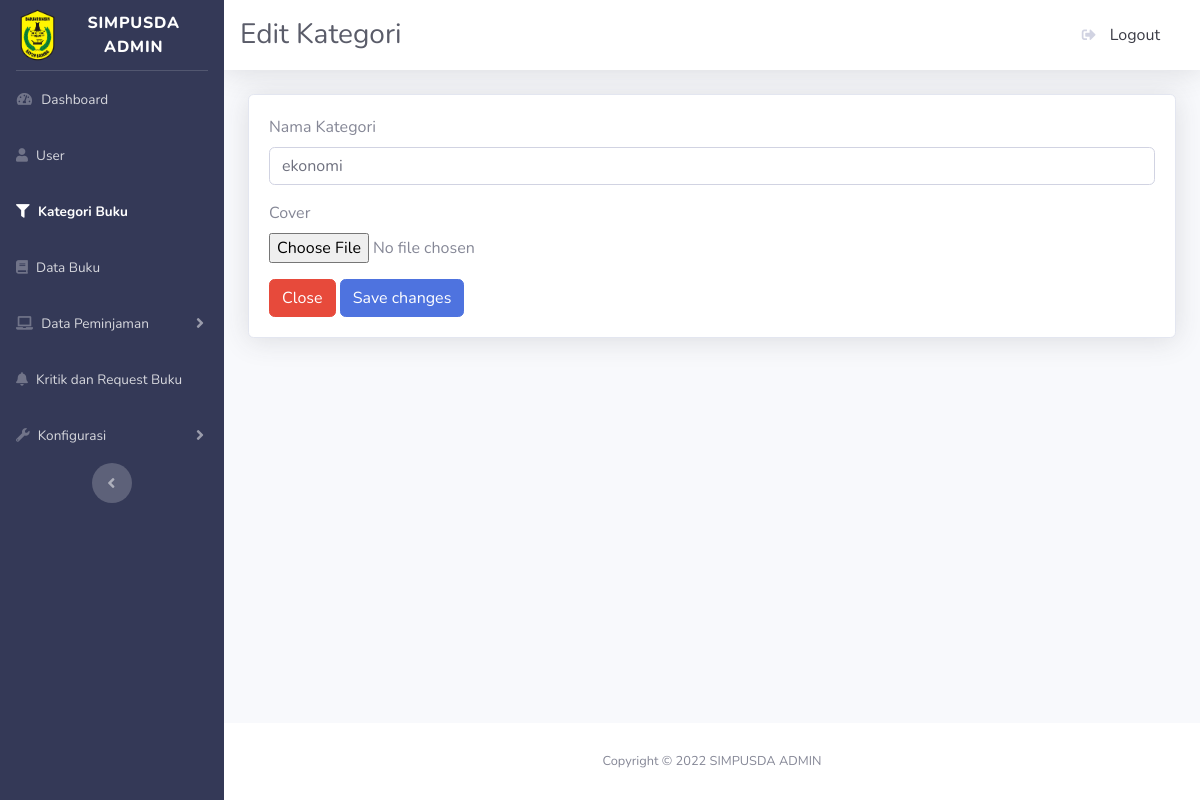
Before: /admin/editkategori.php?id=6 with the older database file.
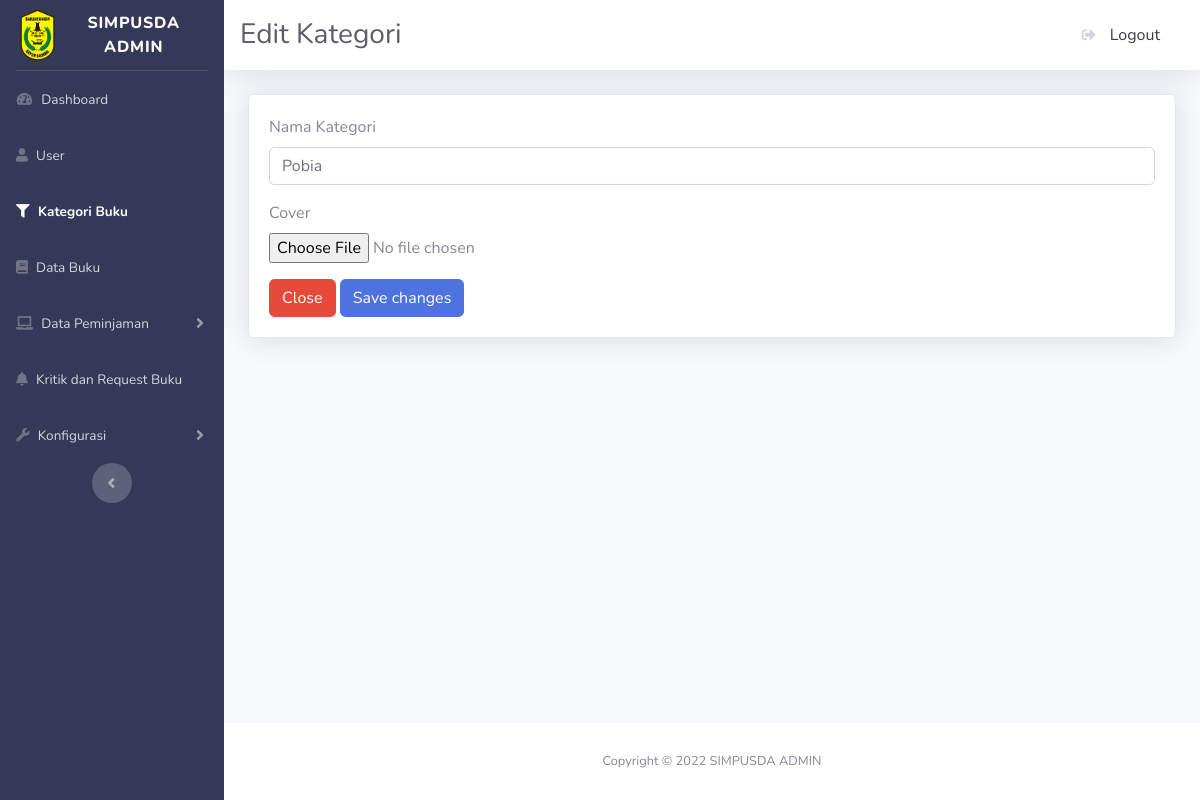
After: the same page with the newer database file.
### tables this page shows
CREATE TABLE `m_kategori` (
  `id` int(10) UNSIGNED NOT NULL,
  `nama_kategori` varchar(25) NOT NULL,
  `foto` varchar(255) NOT NULL
);

### admin/editkategori.php (the view, shortened to what the changed rows need)
<?php
include_once("config.php");
?>
<?php
$id = $_GET['id'];
$result = mysqli_query($mysqli, "SELECT * FROM m_kategori WHERE id=$id");
while($user_data = mysqli_fetch_array($result))
{
    $nama_kategori = $user_data['nama_kategori'];
}
?>
<!DOCTYPE html>
<html lang="en">
<head>
    <link href="vendor/fontawesome-free/css/all.min.css" rel="stylesheet" type="text/css">
    <link href="css/sb-admin-2.min.css" rel="stylesheet">
    <link href="vendor/datatables/dataTables.bootstrap4.min.css" rel="stylesheet">
</head>
<body id="page-top">
    <div id="wrapper">
        <div id="content-wrapper" class="d-flex flex-column">
            <div id="content">
                <div class="container-fluid">
                    <div class="card shadow mb-4">
                        <div class="card-body">
                        <form action="" method="POST" name="form1">
                                <div class='form-group'>
                                <label for='exampleFormControlInput1'>Nama Kategori</label>
                                <input type='text' class='form-control' id='exampleFormControlInput1' name="nama_kategori" value="<?php echo $nama_kategori;?>">
                                </div>
                            </form>
                        </div>
                    </div>
                </div>
            </div>
        </div>
    </div>
</body>
</html>

Changed rows visible on the page:
changed m_kategori: nama_kategori "ekonomi" → "Pobia"
